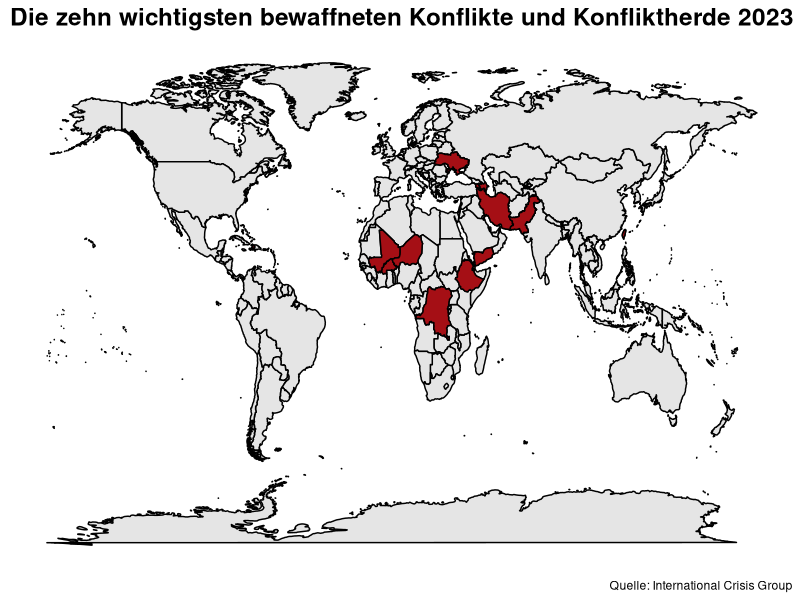

Source code (R):
# Laden sämtlicher für die Datenanalyse relevanten R-Packete:
library(maps)
library(tidyverse)
library(RColorBrewer)
library(cowplot)

# Erstellung eines Datentabelle der Grenzen saemtlicher Länder der Welt mit map_data():
map <- map_data("world") %>%
  select(-subregion)

# Erstellung einer Datentabelle mit data.frame, die saemtliche Laendernamen der von der ICG in "10 Conflicts to Watch in 2023" gelisteten wichtigsten Konflikte für 2023 enthaelt mit (online unter: https://www.crisisgroup.org/global/10-conflicts-watch-2023):
icg_conflict <- data.frame(region = c("Ukraine","Armenia","Azerbaijan","Iran","Yemen",
                                      "Ethiopia","Democratic Republic of the Congo","Haiti","Burkina Faso","Mali",
                                      "Niger","Pakistan","Taiwan"),
                           conflict = rep(1,13)
)

# Vereinigung der beiden Datentabellen mit left_join():
map_icg_conflict <- left_join(map,icg_conflict, by = "region") %>%
  na.omit()

# Gestaltung des themes fuer die Karten von "War and Peace and Data Science":
theme_wpd_map <-  theme(plot.title = element_text(size = 17.5, face = "bold", hjust = 0.5),
                        plot.subtitle = element_text(size = 10),
                        axis.title = element_blank(),
                        axis.text = element_blank(),
                        axis.ticks = element_blank(),
                        axis.line = element_blank(),
                        legend.title = element_text(face = "bold"),
                        legend.position = "bottom",
                        legend.background = element_rect(color = "black"),
                        panel.grid.major.x = element_blank(),
                        panel.grid.major.y = element_blank(),
                        panel.grid.minor = element_blank(),
                        panel.background = element_blank()
)

# Visualisierung der wichtigsten Konflikte für 2023 nach International Crisis Group:
map1 <- map %>%
  ggplot( aes(x = long, y = lat, group = group)) +
  geom_polygon(color = "black", fill = "gray90") +
  geom_polygon(data = map_icg_conflict, aes(x = long, y = lat, group = group), color = "black", fill = brewer.pal(9,"Reds")[8]) +
  labs(title = "Die zehn wichtigsten bewaffneten Konflikte und Konfliktherde 2023",
       caption = "Quelle: International Crisis Group") +
  theme_wpd_map +
  theme(legend.position = "none")

ggdraw() +
  draw_plot(map1) +
  draw_image("C:/Users/thoma/Documents/R/WarPeaceDataScience/Logo/wpd_logo_was_klein.png",
             x = 0.455,
             y = 0.425,
             scale = 0.125)